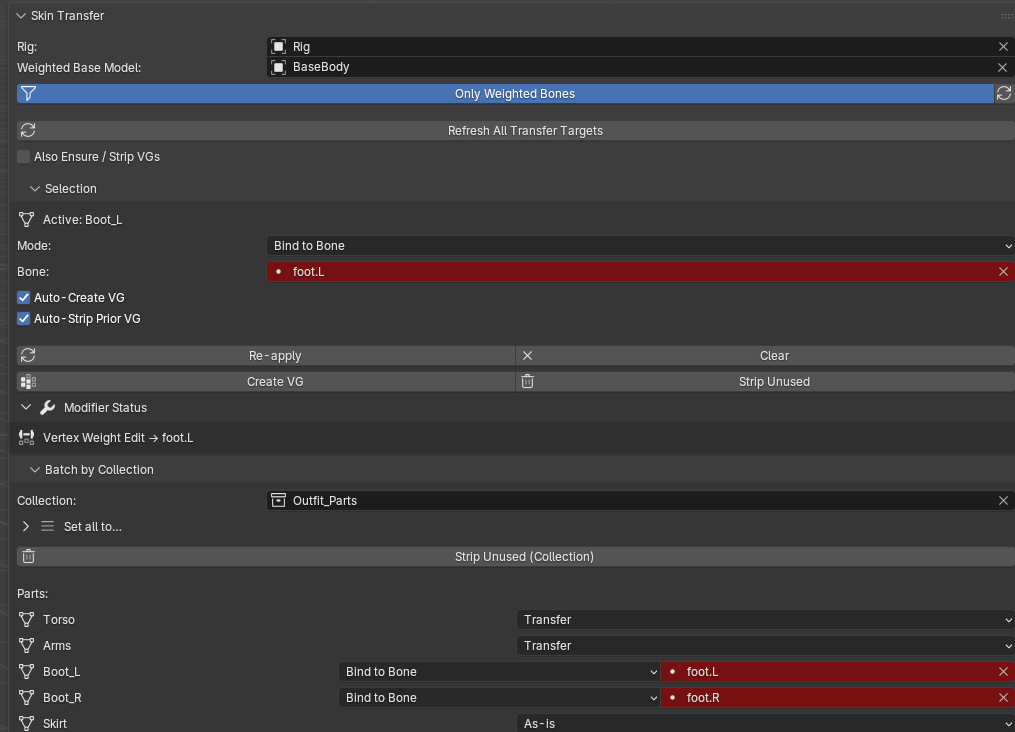
#> input picture Blender/Addons/SkinTransferSetup/assets/skin_transfer_panel.png, 1015 x 732 px, found by its file name
$ python _make_annotated_doc.py
#> lines starting #> are read from the running program, lines starting #| are printed output that depends on the picture
# -*- coding: utf-8 -*-
"""Generates the annotated documentation image for Skin Transfer Setup.

Same visual language as MassExporter_v13.3.3_docs.png and
QuickAnimationExport_docs.png — single description column on the left,
N-panel screenshot on the right, metro-style coloured connectors between
them.

The source screenshot (skin_transfer_panel.png) was captured live from
Blender 5 via the MCP server with all sub-panels expanded:
  Active Object > Modifier Status (forced open)
  Batch by Collection (forced open, with Set all to... + Parts list)
Active object: Boot_L (Bind to Bone -> foot.L)
Active collection: Outfit_Parts with Torso/Arms/Boot_L/Boot_R/Skirt at
mixed modes.
"""
import os
import sys
from PIL import Image, ImageDraw, ImageFont

sys.stdout.reconfigure(encoding='utf-8')

ROOT = r"D:/Stephko_Tooling/Toolings/Blender/Addons"
ASSETS = os.path.join(ROOT, "SkinTransferSetup", "assets")
SRC  = os.path.join(ASSETS, "skin_transfer_panel.png")
OUT  = os.path.join(ASSETS, "SkinTransferSetup_docs.png")

PASTE_X = 1380
PASTE_Y = 110
PANEL_SCALE = 1   # panel captured hi-res (1015x732); no upscale
BG = (63, 63, 63, 255)


# ---------- Fonts ----------
def load_font(size, bold=False):
#> called with size = 32, bold = True
    candidates = [
        "C:/Windows/Fonts/segoeuib.ttf" if bold else "C:/Windows/Fonts/segoeui.ttf",
        "C:/Windows/Fonts/arialbd.ttf" if bold else "C:/Windows/Fonts/arial.ttf",
    ]
    for p in candidates:
        if os.path.isfile(p):
            return ImageFont.truetype(p, size)
    return ImageFont.load_default()

F_TITLE   = load_font(32, bold=True)
F_SUB     = load_font(15)
F_HEADING = load_font(17, bold=True)
F_BODY    = load_font(14)
F_EX      = load_font(13)
F_SMALL   = load_font(12)


# ---------- Colour groups ----------
GROUPS = {
    "setup":   (0x5B, 0xA3, 0xF5),  # blue — Rig + Base Model (scene-wide)
    "refresh": (0xFF, 0x6B, 0x6B),  # red — global rebuild action
    "active":  (0xC7, 0x7D, 0xFF),  # purple — active object name + mode
    "bone":    (0x67, 0xD8, 0x8B),  # green — bone picker (bind-to-bone only)
    "act_btn": (0xE6, 0x95, 0x4C),  # orange — Re-apply / Clear (active)
    "status":  (0xB0, 0xBE, 0xC5),  # light grey — Modifier Status sub-box
    "batch":   (0x4D, 0xD0, 0xE1),  # cyan — collection picker
    "setall":  (0xFF, 0xD9, 0x3D),  # yellow — Set all to... mode buttons
    "parts":   (0xFF, 0xB3, 0xD9),  # pink — per-mesh parts list
}


# ---------- Field annotations ----------
# field_box uses PANEL-CROP pixel coordinates (panel image 1015x732,
# captured at ui_scale 0.85). PANEL_SCALE=1, so the draw step only offsets
# by PASTE_X/PASTE_Y — numbers verify directly against the PNG.
FIELDS = [
    dict(group="setup", field_box=(4, 38, 1010, 54),
        title="Rig (Armature)",
        body=[
            "The armature the parts deform with. Pure picker — nothing is",
            "applied to the rig itself. Restricts the Bone fields below to",
            "this armature's bones.",
        ],
        examples=["Restricted to ARMATURE objects via a poll filter."]),
    dict(group="setup", field_box=(4, 57, 1010, 74),
        title="Weighted Base Model",
        body=[
            "The single mesh carrying vertex groups for every bone — the Data",
            "Transfer source for every part set to 'Transfer'. Re-pointing",
            "this picker retargets EVERY Transfer object in one shot.",
        ],
        examples=["e.g. BaseBody — the rigged dummy your outfit pieces are",
                  "skinned around."]),
    dict(group="bone", field_box=(4, 84, 1010, 101),
        title="Only Weighted Bones",
        body=[
            "Filter toggle: restrict the Bone search fields to bones that",
            "actually carry weights on the base model, hiding empty",
            "control / IK bones from the dropdown.",
        ]),
    dict(group="refresh", field_box=(4, 120, 1010, 163),
        title="Refresh All Transfer Targets",
        body=[
            "Walks every mesh with a Skin Transfer setup and rebuilds its",
            "addon-owned modifier from the current mode + bone + base model.",
            "'Also Ensure / Strip VGs' additionally creates missing vertex",
            "groups and strips stale ones during the refresh.",
        ]),
    dict(group="active", field_box=(4, 207, 1010, 225),
        title="Active Object (mesh name)",
        body=[
            "Echoes the active mesh's name — the Selection panel configures",
            "THIS mesh. Greys out when no mesh is active.",
        ]),
    dict(group="active", field_box=(4, 237, 1010, 255),
        title="Mode — As-is / Transfer / Bind to Bone",
        body=[
            "Per-mesh choice of which addon modifier the part gets:",
            "- As-is: no modifier; use the mesh's own vgroups.",
            "- Transfer: Data Transfer pulling vgroups from the base model.",
            "- Bind to Bone: Vertex Weight Edit pinning all verts to one",
            "  bone at weight 1.0 (a rigid bind).",
        ]),
    dict(group="bone", field_box=(4, 259, 1010, 278),
        title="Bone (Bind to Bone only)",
        body=[
            "Bone search — only shown when Mode = Bind to Bone. Searches the",
            "Rig above; the chosen bone name doubles as the vertex-group name",
            "created on the mesh. Red = not yet set / invalid.",
        ],
        examples=["For rigid props: boots, gloves, helmet (foot.L, hand.R)."]),
    dict(group="active", field_box=(4, 286, 1010, 321),
        title="Auto-Create VG / Auto-Strip Prior VG",
        body=[
            "Automation applied on a mode / bone change:",
            "- Auto-Create VG: make the target vertex group automatically.",
            "- Auto-Strip Prior VG: remove the previous bind's group so old",
            "  weights don't linger.",
        ]),
    dict(group="act_btn", field_box=(4, 342, 1010, 389),
        title="Active-object operators",
        body=[
            "Scoped operators for the active mesh:",
            "- Re-apply: rebuild this mesh's modifier from its settings.",
            "- Clear: reset to As-is and strip Skin Transfer modifiers.",
            "- Create VG / Strip Unused: manage this mesh's vertex groups.",
        ]),
    dict(group="status", field_box=(4, 397, 1010, 437),
        title="Modifier Status",
        body=[
            "Diagnostic readout of which addon-owned modifiers live on the",
            "active mesh RIGHT NOW (last applied state, not the pending Mode):",
            "- Data Transfer -> <base>   = Transfer active",
            "- Vertex Weight Edit -> <bone>   = Bind-to-Bone active",
            "Collapsed by default — shown expanded here.",
        ]),
    dict(group="batch", field_box=(4, 456, 1010, 502),
        title="Collection (Batch by Collection)",
        body=[
            "Scopes the batch operations to one collection's meshes",
            "(recursively, incl. child collections). Pure organisational",
            "handle — switch outfit sets by re-pointing this picker.",
        ]),
    dict(group="setall", field_box=(4, 511, 1010, 558),
        title="Set all to… / Strip Unused (Collection)",
        body=[
            "Bulk mode-setter for every mesh in the collection (As-is /",
            "Transfer / Bind), firing the same per-mesh update as the",
            "dropdown. 'Strip Unused (Collection)' cleans stale vertex",
            "groups across all parts at once.",
        ]),
    dict(group="parts", field_box=(4, 576, 1010, 730),
        title="Parts list",
        body=[
            "Per-mesh row for every MESH in the collection:",
            "- Mesh name (read-only handle).",
            "- Mode dropdown (same property as Active Object > Mode).",
            "- Bone field — only renders for Bind-to-Bone rows.",
            "Non-mesh objects (empties / lights / cameras) are skipped.",
        ],
        examples=["Typical: Torso/Arms = Transfer, Boots = Bind to Bone,",
                  "Skirt = As-is."]),
]


# ---------- Layout constants ----------
COL_W = 760
PADDING = 12

# Metro tracks — one x-track per colour group between the description column
# (right edge ~x=820) and the panel (pasted at x=PASTE_X). Ordered roughly
# by first appearance in the panel so risers stay short.
GROUP_TRACK_X = {
    "setup":   870,
    "refresh": 925,
    "active":  980,
    "bone":    1035,
    "act_btn": 1090,
    "status":  1145,
    "batch":   1200,
    "setall":  1255,
    "parts":   1310,
}


def measure_block(field, _drawer):
    lines = [("title", field["title"])]
    for b in field["body"]:
        lines.append(("body", b))
    if field.get("examples"):
        lines.append(("ex_head", "examples:"))
        for ex in field["examples"]:
            lines.append(("ex", ex))
    line_heights = []
    for kind, txt in lines:
        f = {"title": F_HEADING, "body": F_BODY, "ex_head": F_SMALL,
             "ex": F_EX}[kind]
        bbox = f.getbbox(txt or " ")
        line_heights.append(bbox[3] - bbox[1] + 5)
    h = sum(line_heights) + 2 * PADDING
    return lines, line_heights, h


def draw_block(draw_, x, y, w, lines, line_heights, color):
    h = sum(line_heights) + 2 * PADDING
    draw_.rounded_rectangle([x, y, x + w, y + h], radius=8,
                            fill=(40, 40, 40, 255), outline=color, width=2)
    cy = y + PADDING
    for (kind, txt), lh in zip(lines, line_heights):
        if kind == "title":
            f, col = F_HEADING, color
        elif kind == "body":
            f, col = F_BODY, (225, 225, 225)
        elif kind == "ex_head":
            f, col = F_SMALL, (160, 160, 160)
        else:
            f, col = F_EX, (180, 220, 200)
        draw_.text((x + PADDING, cy), txt, fill=col, font=f)
        cy += lh


def main():
    src = Image.open(SRC).convert("RGBA")
    if PANEL_SCALE != 1:
        sw, sh = src.size
        src = src.resize((sw * PANEL_SCALE, sh * PANEL_SCALE),
                         resample=Image.LANCZOS)
    pw, ph = src.size
#> pw = 1015; ph = 732

    # Pre-measure all description blocks
    tmp_img = Image.new("RGBA", (10, 10))
    tmp_draw = ImageDraw.Draw(tmp_img)
    measured = [(*measure_block(f, tmp_draw), f) for f in FIELDS]

    COL_X = 40
    placements = {}
    cy = 130
    for i, (lines, lh, h, f) in enumerate(measured):
        fy0, fy1 = f["field_box"][1] * PANEL_SCALE, f["field_box"][3] * PANEL_SCALE
        field_cy = (fy0 + fy1) // 2 + PASTE_Y
        y_ideal = field_cy - h // 2
        y = max(cy, y_ideal)
        placements[i] = (COL_X, y, COL_W, h)
        cy = y + h + 18
    col_end_y = cy

    # Tip / workflow block
    tip_lines = [
        ("title", "Tip — typical setup flow"),
        ("body", "1. Pick the Rig (Armature) and Weighted Base Model at the top — these are the"),
        ("body", "   shared inputs every per-mesh choice references."),
        ("body", "2. Open the Batch by Collection panel, pick the collection holding your parts,"),
        ("body", "   and 'Set all to → Transfer' for a baseline."),
        ("body", "3. Walk the Parts list — switch obvious rigid props (boots, gloves, helmet) to"),
        ("body", "   'Bind to Bone' and pick their target bone."),
        ("body", "4. Swap base meshes? Just re-point the Weighted Base Model picker — every"),
        ("body", "   Transfer object retargets in one click."),
        ("body", "5. Hit 'Refresh All Transfer Targets' if anything looks stale after manual edits."),
    ]
    tip_heights = []
    for kind, txt in tip_lines:
        f_ = {"title": F_HEADING, "body": F_BODY}[kind]
        bbox = f_.getbbox(txt or " ")
        tip_heights.append(bbox[3] - bbox[1] + 5)
    tip_total_h = sum(tip_heights) + 2 * PADDING

    panel_bottom_y = PASTE_Y + ph
#> panel_bottom_y = 842
    bottom_start = max(panel_bottom_y, col_end_y) + 40
#> bottom_start = 1810
    tip_y = bottom_start
#> tip_y = 1810
    required_bottom = tip_y + tip_total_h + 50
#> required_bottom = 2039

    NW = PASTE_X + pw + 40
#> NW = 2435
    NH = max(panel_bottom_y + 80, required_bottom)
#> NH = 2039
    canvas = Image.new("RGBA", (NW, NH), BG)
    canvas.paste(src, (PASTE_X, PASTE_Y))
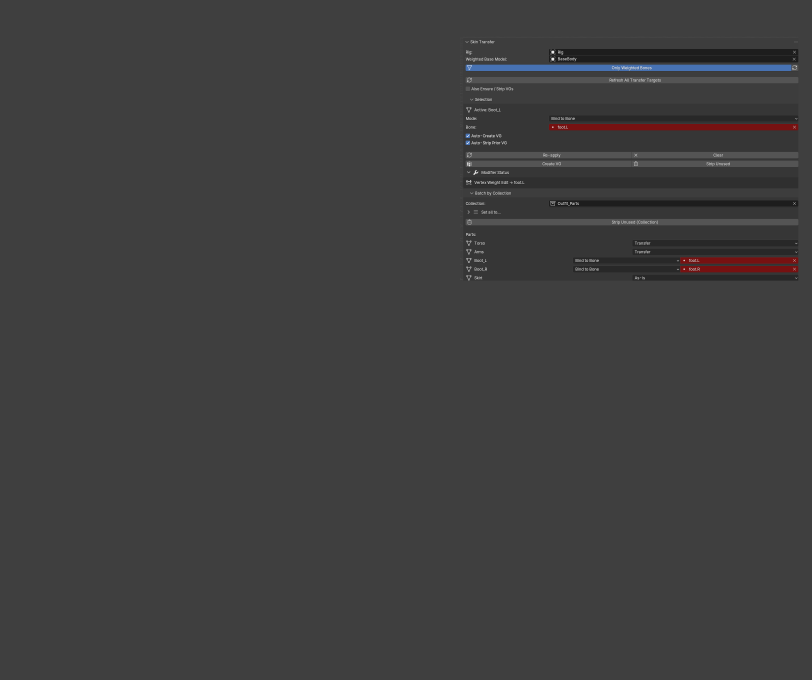
#> canvas: PIL image 2435x2039 RGBA (shown at 1/3 size); mean R, G, B, A 62.7, 62.3, 62.5, 255
    draw = ImageDraw.Draw(canvas)

    # Title strip
    draw.text((40, 24), "Skin Transfer Setup v1.3.0 — Field Reference",
              fill=(245, 245, 245), font=F_TITLE)
    draw.text((40, 68),
              "Each labelled box on the panel maps to a description on the left.",
              fill=(180, 180, 180), font=F_SUB)
    draw.text((40, 90),
              "Colours group related fields (setup, refresh, active object, batch).",
              fill=(180, 180, 180), font=F_SUB)

    # Field outlines on the panel
    for i in range(len(FIELDS)):
        lines, lh, h, f = measured[i]
        color = GROUPS[f["group"]]
        fx0, fy0, fx1, fy1 = f["field_box"]
        fx0o = fx0 * PANEL_SCALE + PASTE_X
        fx1o = fx1 * PANEL_SCALE + PASTE_X
        fy0o = fy0 * PANEL_SCALE + PASTE_Y
        fy1o = fy1 * PANEL_SCALE + PASTE_Y
        draw.rectangle([fx0o, fy0o, fx1o, fy1o], outline=color, width=3)

    # Description blocks
    for i in range(len(FIELDS)):
        lines, lh, h, f = measured[i]
        bx, by, bw, bh = placements[i]
        draw_block(draw, bx, by, bw, lines, lh, GROUPS[f["group"]])

    # Metro connectors
    r = 4
    for i in range(len(FIELDS)):
        lines, lh, h, f = measured[i]
        bx, by, bw, bh = placements[i]
        color = GROUPS[f["group"]]
        fx0, fy0, fx1, fy1 = f["field_box"]
        fx0o = fx0 * PANEL_SCALE + PASTE_X
        fy_mid = ((fy0 + fy1) // 2) * PANEL_SCALE + PASTE_Y

        block_anchor = (bx + bw, by + bh // 2)
        field_anchor = (fx0o, fy_mid)
        track_x = GROUP_TRACK_X[f["group"]]

        draw.line([block_anchor, (track_x, block_anchor[1])],
                  fill=color, width=3)
        draw.line([(track_x, block_anchor[1]), (track_x, field_anchor[1])],
                  fill=color, width=3)
        draw.line([(track_x, field_anchor[1]), field_anchor],
                  fill=color, width=3)

        draw.ellipse([block_anchor[0] - r, block_anchor[1] - r,
                      block_anchor[0] + r, block_anchor[1] + r], fill=color)
        draw.ellipse([field_anchor[0] - r, field_anchor[1] - r,
                      field_anchor[0] + r, field_anchor[1] + r], fill=color)

    # Tip block
    tip_x = 40
    tip_w = NW - 80
#> tip_w = 2355
    draw.rounded_rectangle([tip_x, tip_y, tip_x + tip_w, tip_y + tip_total_h],
                           radius=8, fill=(38, 38, 38, 255),
                           outline=(120, 120, 120), width=1)
    cy_text = tip_y + PADDING
#> cy_text = 1822
    for (kind, txt), lh in zip(tip_lines, tip_heights):
        if kind == "title":
            f_, col = F_HEADING, (235, 235, 235)
        else:
            f_, col = F_BODY, (210, 210, 210)
        draw.text((tip_x + PADDING, cy_text), txt, fill=col, font=f_)
        cy_text += lh
#> after the loop, cy_text = 1977

    # Footer
    draw.text((40, NH - 30),
              "Stephko / ClaudeVibe — Skin Transfer Setup v1.3.0   •   N-panel: 3D Viewport ▸ Skin Transfer",
              fill=(140, 140, 140), font=F_SMALL)

    canvas.convert("RGB").save(OUT, "PNG", optimize=True)
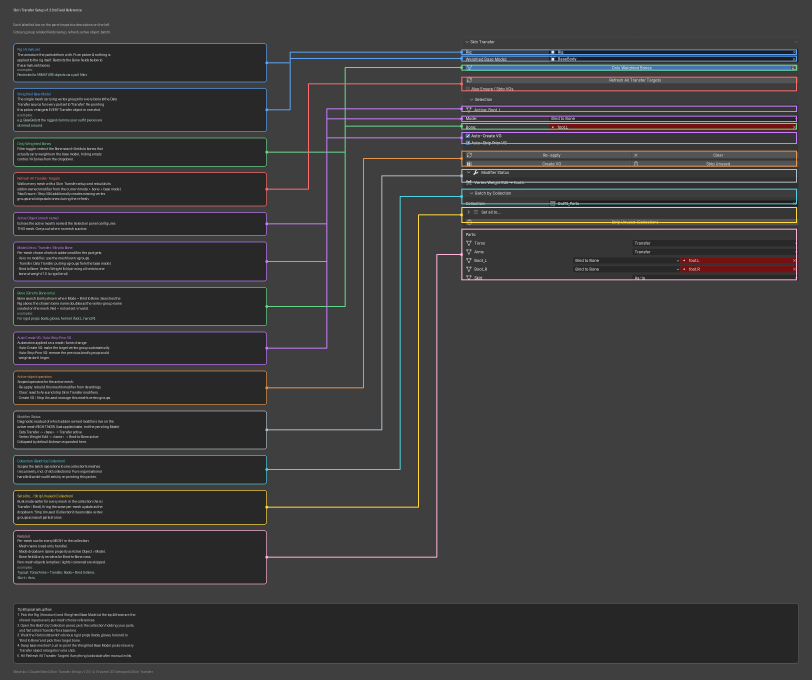
#> saved as SkinTransferSetup_docs.png: PIL image 2435x2039 RGB (shown at 1/3 size); mean R, G, B 61, 60.5, 61.1
    print("Wrote", OUT, "size", canvas.size)
#| Wrote D:/Stephko_Tooling/Toolings/Blender/Addons/SkinTransferSetup/assets/SkinTransferSetup_docs.png size (2435, 2039)


if __name__ == "__main__":
    main()
